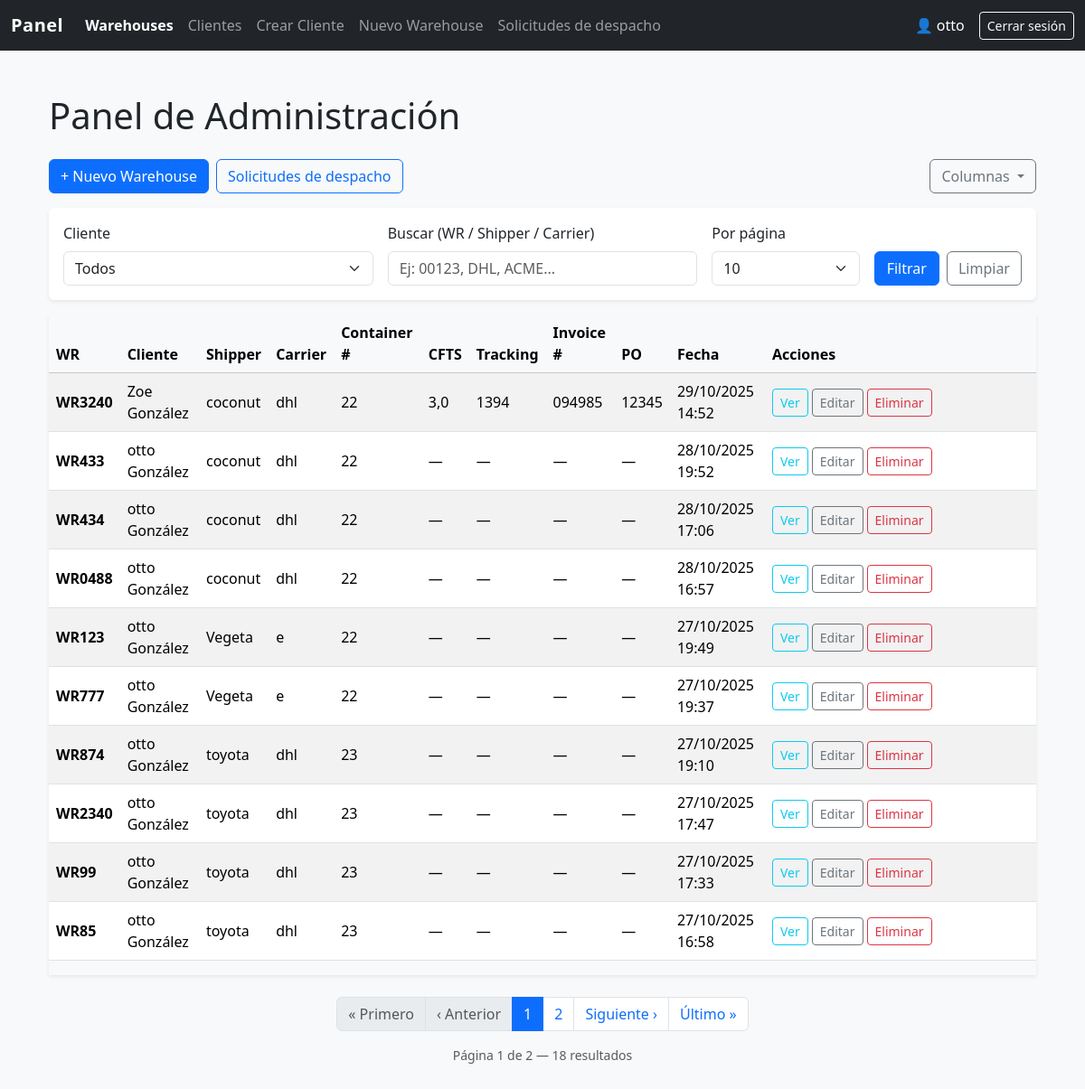
Page /admin-panel/ (signed in) on the committed database.
### core/models.py (models this page shows, shortened)
class Warehouse(models.Model):
    STATUS = [
        ('PENDIENTE', 'Pendiente'),
        ('LISTO', 'Listo')
    ]
    cliente = models.ForeignKey(User, on_delete=models.CASCADE)
    wr_number = models.CharField(max_length=30, unique=True, primary_key=True)
    shipper = models.CharField(max_length=100)
    carrier = models.CharField(max_length=100)
    container_number = models.CharField(max_length=100, null=True)
    created_at = models.DateTimeField(auto_now_add=True)
    weight_lbs = models.FloatField(null=True)
    weight_kgs = models.FloatField(null=True)
    status = models.CharField(max_length=20, choices=STATUS, default='PENDIENTE')
    foots = models.FloatField(null=True)
    tracking = models.CharField(max_length=100, null=True)
    invoice_number = models.CharField(max_length=100, null=True)
    po = models.CharField(max_length=100, blank=True)
    uploaded_file = models.FileField(upload_to='warehouse_files/', blank=True, null=True)

### core/views.py (the view)
# urls.py: path("admin-panel/", views.admin_panel, name="admin_panel"),
@staff_member_required
def admin_panel(request):
    qs = Warehouse.objects.select_related("cliente").order_by("-created_at")
    client_id = request.GET.get("client") or ""
    q = (request.GET.get("q") or "").strip()
    per_page = request.GET.get("per_page") or "10"
    page = request.GET.get("page") or "1"
    if client_id:
        qs = qs.filter(cliente_id=client_id)
    if q:
        qs = qs.filter(
            Q(wr_number__icontains=q) |
            Q(shipper__icontains=q) |
            Q(carrier__icontains=q)
        )
    try:
        per_page_int = max(1, min(100, int(per_page)))
    except ValueError:
        per_page_int = 10
    paginator = Paginator(qs, per_page_int)
    try:
        page_number = int(page)
    except (TypeError, ValueError):
        page_number = 1
    if page_number < 1:
        page_number = 1
    if page_number > paginator.num_pages and paginator.num_pages > 0:
        page_number = paginator.num_pages
    try:
        page_obj = paginator.page(page_number)
    except EmptyPage:
        page_obj = paginator.page(1)
    clients = User.objects.filter(is_staff=False, is_active=True).order_by("username")
    pref_obj, _ = AdminColumnPreference.objects.get_or_create(user=request.user)
    column_state = _normalize_admin_column_state(pref_obj.columns)
    if column_state != pref_obj.columns:
        pref_obj.columns = column_state
        pref_obj.save(update_fields=["columns", "updated_at"])
    ctx = {
        "warehouses": page_obj.object_list,
        "page_obj": page_obj,
        "paginator": paginator,
        "clients": clients,
        "client_id": client_id,
        "q": q,
        "per_page": str(per_page_int),
        "per_page_choices": [10, 20, 50, 100],
        "column_preferences": column_state,
        "column_keys": ADMIN_PANEL_COLUMN_KEYS,
    }
    return render(request, "admin_panel.html", ctx)

### core/models.py (called while the page is built)
def default_admin_column_state():
    return {key: True for key in ADMIN_PANEL_COLUMN_KEYS}

### core/views.py (called while the page is built)
def _normalize_column_state(keys, default_factory, raw_state):
    base_state = default_factory()
    if not isinstance(raw_state, dict):
        return base_state
    for key in keys:
        value = raw_state.get(key)
        if isinstance(value, bool):
            base_state[key] = value
        elif isinstance(value, str):
            base_state[key] = value.lower() in ("1", "true", "yes", "si", "on")
        elif value is not None:
            base_state[key] = bool(value)
    return base_state

def _normalize_admin_column_state(raw_state):
    return _normalize_column_state(ADMIN_PANEL_COLUMN_KEYS, default_admin_column_state, raw_state)

### templates/admin_panel.html (shortened to what this page needs)
{% extends "panel/base.html" %}
{% block content %}
<div class="container mt-4">
  <h1 class="mb-4">Panel de Administración</h1>
  <div class="d-flex flex-wrap gap-2 align-items-center mb-3">
    <a href="{% url 'create_warehouse' %}" class="btn btn-primary">+ Nuevo Warehouse</a>
    <a href="{% url 'dispatch_list' %}" class="btn btn-outline-primary">Solicitudes de despacho</a>
    <div class="ms-auto">
      <div class="dropdown">
        <button class="btn btn-outline-secondary dropdown-toggle" type="button" data-bs-toggle="dropdown" aria-expanded="false">
          Columnas
        </button>
      </div>
    </div>
  </div>
  <form method="get" class="card card-body mb-3 shadow-sm border-0">
    <div class="row g-3">
      <div class="col-md-4">
        <label class="form-label">Cliente</label>
        <select name="client" class="form-select">
          <option value="">Todos</option>
        </select>
      </div>
      <div class="col-md-4">
        <label class="form-label">Buscar (WR / Shipper / Carrier)</label>
        <input type="text" name="q" value="{{ q }}" class="form-control" placeholder="Ej: 00123, DHL, ACME...">
      </div>
      <div class="col-md-2">
        <label class="form-label">Por página</label>
        <select name="per_page" class="form-select">
          {% for n in per_page_choices %}
            <option value="{{ n }}" {% if per_page == n|stringformat:"s" %}selected{% endif %}>{{ n }}</option>
          {% endfor %}
        </select>
      </div>
      <div class="col-md-2 d-flex align-items-end gap-2">
        <button class="btn btn-primary w-100">Filtrar</button>
        <a class="btn btn-outline-secondary w-100" href="{% url 'admin_panel' %}">Limpiar</a>
      </div>
    </div>
  </form>
  <div class="table-responsive shadow-sm">
    <table class="table table-striped table-hover align-middle" id="wh-table">
      <thead class="table-light">
        <tr>
          <th class="col-wr">WR</th>
          <th class="col-cliente">Cliente</th>
          <th class="col-shipper">Shipper</th>
          <th class="col-carrier">Carrier</th>
          <th class="col-container">Container #</th>
          <th class="col-foots">CFTS</th>
          <th class="col-tracking">Tracking</th>
          <th class="col-invoice">Invoice #</th>
          <th class="col-po">PO</th>
          <th class="col-fecha">Fecha</th>
          <th class="col-acciones" style="width: 300px;">Acciones</th>
        </tr>
      </thead>
      <tbody>
        {% for w in warehouses %}
        <tr>
          <td class="col-wr"><strong>WR{{ w.wr_number }}</strong></td>
          <td class="col-cliente">{{ w.cliente.get_full_name|default:w.cliente.username }}</td>
          <td class="col-shipper">{{ w.shipper }}</td>
          <td class="col-carrier">{{ w.carrier }}</td>
          <td class="col-container">{{ w.container_number|default:"—" }}</td>
          <td class="col-foots">{{ w.foots|default:"—" }}</td>
          <td class="col-tracking">{{ w.tracking|default:"—" }}</td>
          <td class="col-invoice">{{ w.invoice_number|default:"—" }}</td>
          <td class="col-po">{{ w.po|default:"—" }}</td>
          <td class="col-fecha">{{ w.created_at|date:"d/m/Y H:i" }}</td>
          <td class="col-acciones">
            <div class="d-flex flex-wrap gap-1">
              <a href="{% url 'admin_warehouse_detail' w.wr_number %}" class="btn btn-sm btn-outline-info">Ver</a>
              <a href="{% url 'edit_warehouse' w.wr_number %}" class="btn btn-sm btn-outline-secondary">Editar</a>
              <a href="{% url 'delete_warehouse' w.wr_number %}" class="btn btn-sm btn-outline-danger">Eliminar</a>
            </div>
          </td>
        </tr>
        {% empty %}
        <tr>
          <td colspan="11" class="text-center text-muted py-3">No hay warehouses registrados</td>
        </tr>
        {% endfor %}
      </tbody>
    </table>
  </div>
  {% if paginator.num_pages > 1 %}
  <nav aria-label="Paginación" class="mt-4">
    <ul class="pagination justify-content-center">
      {% with qs="client="|add:client_id|add:"&q="|add:q|add:"&per_page="|add:per_page %}
        {% if page_obj.has_previous %}
          <li class="page-item">
            <a class="page-link" href="?{{ qs }}&page=1">« Primero</a>
          </li>
          <li class="page-item">
            <a class="page-link" href="?{{ qs }}&page={{ page_obj.previous_page_number }}">‹ Anterior</a>
          </li>
        {% else %}
          <li class="page-item disabled"><span class="page-link">« Primero</span></li>
          <li class="page-item disabled"><span class="page-link">‹ Anterior</span></li>
        {% endif %}
        {% for num in paginator.page_range %}
          {% if num == page_obj.number %}
            <li class="page-item active"><span class="page-link">{{ num }}</span></li>
          {% elif num >= page_obj.number|add:-2 and num <= page_obj.number|add:2 %}
            <li class="page-item"><a class="page-link" href="?{{ qs }}&page={{ num }}">{{ num }}</a></li>
          {% endif %}
        {% endfor %}
        {% if page_obj.has_next %}
          <li class="page-item">
            <a class="page-link" href="?{{ qs }}&page={{ page_obj.next_page_number }}">Siguiente ›</a>
          </li>
          <li class="page-item">
            <a class="page-link" href="?{{ qs }}&page={{ paginator.num_pages }}">Último »</a>
          </li>
        {% else %}
          <li class="page-item disabled"><span class="page-link">Siguiente ›</span></li>
          <li class="page-item disabled"><span class="page-link">Último »</span></li>
        {% endif %}
      {% endwith %}
    </ul>
    <p class="text-center text-muted small mt-2">
      Página {{ page_obj.number }} de {{ paginator.num_pages }} — {{ paginator.count }} resultados
    </p>
  </nav>
  {% endif %}
</div>
{% endblock %}

### templates/panel/base.html (shortened to what this page needs)
{% load static %}
<!doctype html>
<html lang="es">
<head>
  <link href="https://cdn.jsdelivr.net/npm/bootstrap@5.3.3/dist/css/bootstrap.min.css" rel="stylesheet">
</head>
<body>
  <nav class="navbar navbar-expand-lg navbar-dark bg-dark">
    <div class="container-fluid">
      <a class="navbar-brand" href="{% url 'admin_panel' %}">Panel</a>
      <div class="collapse navbar-collapse" id="navbarNav">
        <ul class="navbar-nav me-auto">
          <li class="nav-item">
            <a class="nav-link {% if request.resolver_match.url_name == 'admin_panel' %}active{% endif %}" href="{% url 'admin_panel' %}">Warehouses</a>
          </li>
          <li class="nav-item">
            <a class="nav-link {% if request.resolver_match.url_name == 'clients_list' %}active{% endif %}" href="{% url 'clients_list' %}">Clientes</a>
          </li>
          <li class="nav-item">
            <a class="nav-link {% if request.resolver_match.url_name == 'quick_create_client' %}active{% endif %}" href="{% url 'quick_create_client' %}">Crear Cliente</a>
          </li>
          <li class="nav-item">
            <a class="nav-link {% if request.resolver_match.url_name == 'create_warehouse' %}active{% endif %}" href="{% url 'create_warehouse' %}">Nuevo Warehouse</a>
          </li>
          <li class="nav-item">
            <a class="nav-link {% if request.resolver_match.url_name == 'dispatch_list' %}active{% endif %}" href="{% url 'dispatch_list' %}">Solicitudes de despacho</a>
          </li>
        </ul>
        <span class="navbar-text text-white me-3">
          👤 {{ request.user.username }}
        </span>
        <form method="post" action="{% url 'logout' %}" class="d-inline">
          <button class="btn btn-outline-light btn-sm" type="submit">Cerrar sesión</button>
        </form>
      </div>
    </div>
  </nav>
  <main class="container mt-4">
    {% block content %}
    {% endblock %}
  </main>
</body>
</html>

### templates/panel/base.html (style rules this page uses)
body { background-color: #f8f9fa; min-height: 100vh; display: flex; flex-direction: column; }
main { flex: 1; padding-bottom: 2rem; }
.navbar-brand { font-weight: 600; letter-spacing: 0.5px; }
.nav-link.active { font-weight: 600; color: #fff !important; }

### rows in the picture
Warehouse: wr_number "3240", cliente.get_full_name "Zoe González", shipper "coconut", carrier "dhl", container_number "22", foots "3,0", tracking "1394", invoice_number "094985", po "12345", created_at "29/10/2025 14:52"
Warehouse: wr_number "433", cliente.get_full_name "otto González", shipper "coconut", carrier "dhl", container_number "22", foots "—", tracking "—", invoice_number "—", po "—", created_at "28/10/2025 19:52"
Warehouse: wr_number "434", cliente.get_full_name "otto González", shipper "coconut", carrier "dhl", container_number "22", foots "—", tracking "—", invoice_number "—", po "—", created_at "28/10/2025 17:06"
Warehouse: wr_number "0488", cliente.get_full_name "otto González", shipper "coconut", carrier "dhl", container_number "22", foots "—", tracking "—", invoice_number "—", po "—", created_at "28/10/2025 16:57"
Warehouse: wr_number "123", cliente.get_full_name "otto González", shipper "Vegeta", carrier "e", container_number "22", foots "—", tracking "—", invoice_number "—", po "—", created_at "27/10/2025 19:49"
Warehouse: wr_number "777", cliente.get_full_name "otto González", shipper "Vegeta", carrier "e", container_number "22", foots "—", tracking "—", invoice_number "—", po "—", created_at "27/10/2025 19:37"
Warehouse: wr_number "874", cliente.get_full_name "otto González", shipper "toyota", carrier "dhl", container_number "23", foots "—", tracking "—", invoice_number "—", po "—", created_at "27/10/2025 19:10"
Warehouse: wr_number "2340", cliente.get_full_name "otto González", shipper "toyota", carrier "dhl", container_number "23", foots "—", tracking "—", invoice_number "—", po "—", created_at "27/10/2025 17:47"
Warehouse: wr_number "99", cliente.get_full_name "otto González", shipper "toyota", carrier "dhl", container_number "23", foots "—", tracking "—", invoice_number "—", po "—", created_at "27/10/2025 17:33"
Warehouse: wr_number "85", cliente.get_full_name "otto González", shipper "toyota", carrier "dhl", container_number "23", foots "—", tracking "—", invoice_number "—", po "—", created_at "27/10/2025 16:58"

### other values in the picture
{{ request.user.username }} "otto"
{{ num }} "1"
{{ num }} "2"
{{ page_obj.number }} "1"
{{ paginator.num_pages }} "2"
{{ paginator.count }} "18"
form field per_page "10"
